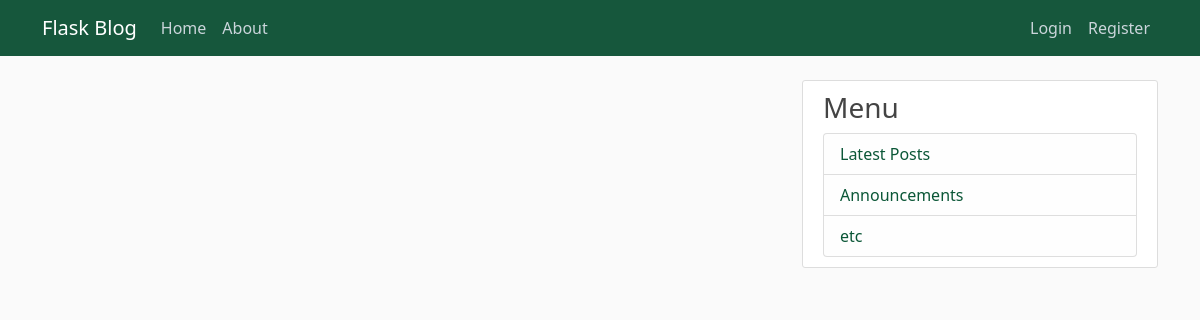
The app's page /home, older data.
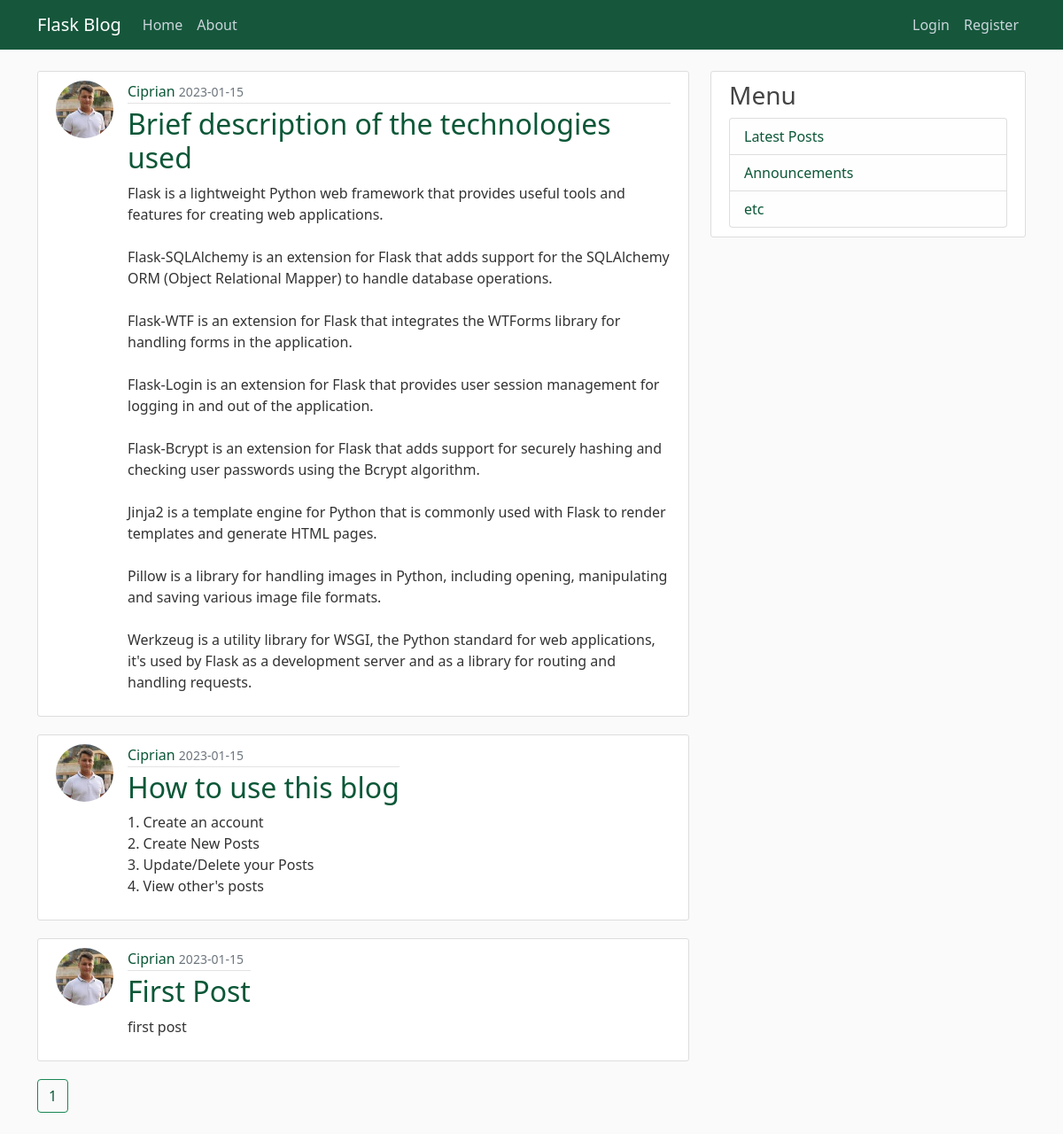
The same page, newer data.
### flaskblog/models.py (models this page shows, shortened)
class Post(db.Model):
    id = db.Column(db.Integer, primary_key=True)
    title = db.Column(db.String(100), nullable=False)
    date_posted = db.Column(db.DateTime, nullable=False, default=datetime.utcnow)
    content = db.Column(db.Text, nullable=False)
    user_id = db.Column(db.Integer, db.ForeignKey('user.id'), nullable=False)

class User(db.Model, UserMixin):
    id = db.Column(db.Integer, primary_key=True)
    username = db.Column(db.String(20), unique=True, nullable=False)
    email = db.Column(db.String(120), unique=True, nullable=False)
    image_file = db.Column(db.String(20), nullable=False, default='default.jpg')
    password = db.Column(db.String(60), nullable=False)
    posts = db.relationship('Post', backref='author', lazy=True)

### flaskblog/routes.py (the view)
@app.route('/')
@app.route('/home')
def home():
    page = request.args.get('page', default=1, type=int)
    posts = Post.query.order_by(Post.date_posted.desc()).paginate(per_page=4, page=page)
    return render_template('home.html', posts=posts)

### flaskblog/templates/home.html
{% extends "layout.html" %}
{% block content %}
{% for post in posts.items %}
<article class="media content-section d-flex justify-content-start">
    <img class="rounded-circle article-img" src="{{url_for('static',filename='profile_pics/'+post.author.image_file)}}">
    <div class="media-body">
        <div class="article-metadata">
            <a class="mr-2" href="{{url_for('user_posts',username=post.author.username)}}">{{ post.author.username }}</a>
            <small class="text-muted">{{ post.date_posted.strftime('%Y-%m-%d') }}</small>
        </div>
        <h2><a class="article-title" href="{{ url_for('post',post_id=post.id) }}">{{ post.title }}</a></h2>
        <p class="article-content">{{ post.content }}</p>
    </div>
</article>
{% endfor %}
{% for page_num in posts.iter_pages(left_edge=1, right_edge=1 , left_current=2, right_current=2) %}
    {% if page_num %}
        {% if posts.page == page_num %}
            <a class="btn btn-success mb-4" href="{{url_for('home',page=page_num)}}">{{page_num}}</a>
        {% else %}
            <a class="btn btn-outline-success mb-4" href="{{url_for('home',page=page_num)}}">{{page_num}}</a>
        {% endif %}
    {% else %}
        ...
    {% endif %}
{% endfor %}
{% endblock content %}

### flaskblog/templates/layout.html (shortened to what this page needs)
<!DOCTYPE html>
<html lang="en">
<head>
    <link href="https://cdn.jsdelivr.net/npm/bootstrap@5.0.2/dist/css/bootstrap.min.css" rel="stylesheet"
>
    <link rel="stylesheet" href="{{ url_for('static',filename='main.css')}}">
</head>
<body>
    <header class="site-header sticky-top">
        <nav class="navbar navbar-expand-md navbar-dark bg-steel fixed-top">
            <div class="container">
                <a class="navbar-brand mr-4" href="{{url_for('home')}}">Flask Blog</a>
                <div class="collapse navbar-collapse d-flex justify-content-between" id="navbarToggle">
                    <div class="navbar-nav">
                        <a class="nav-item nav-link" href="{{url_for('home')}}">Home</a>
                        <a class="nav-item nav-link" href="{{url_for('about')}}">About</a>
                    </div>
                    <div class="navbar-nav">
                        {% if current_user.is_authenticated %}
                        <a class="nav-item nav-link" href="{{url_for('new_post')}}">New Post</a>
                        <a class="nav-item nav-link" href="{{url_for('account')}}">Account</a>
                        <a class="nav-item nav-link" href="{{url_for('logout')}}">Logout</a>
                        {% else %}
                        <a class="nav-item nav-link" href="{{url_for('login')}}">Login</a>
                        <a class="nav-item nav-link" href="{{url_for('register')}}">Register</a>
                        {% endif %}
                    </div>
                </div>
            </div>
        </nav>
    </header>
    <main role="main" class="container">
        <div class="row">
            <div class="col-md-8">
                {% block content %}{% endblock %}
            </div>
            <div class="col-md-4">
                <div class="content-section">
                    <h3>Menu</h3>
                    <ul class="list-group text-muted">
                        <li class="list-group-item list-group-item-light"><a href="{{url_for('home')}}">Latest Posts</a></li>
                        <li class="list-group-item list-group-item-light"><a href="#">Announcements</a></li>
                        <li class="list-group-item list-group-item-light"><a href="#">etc</a></li>
                    </ul>
                </div>
            </div>
        </div>
    </main>
</body>
</html>

### flaskblog/static/main.css (style rules this page uses)
body { background: #fafafa; color: #333333; margin-top: 5rem; }
h1, h2, h3, h4, h5, h6 { color: #444444; }
.bg-steel { background-color: #16573c; }
.site-header .navbar-nav .nav-link { color: #cbd5db; }
.content-section { background: #ffffff; padding: 10px 20px; border: 1px solid #dddddd; border-radius: 3px; margin-bottom: 20px; }
.article-title { color: #444444; }
.article-content { white-space: pre-line; }
.article-img { height: 65px; width: 65px; margin-right: 16px; }
.article-metadata { padding-bottom: 1px; margin-bottom: 4px; border-bottom: 1px solid #e3e3e3 }
a:visited, a:link, a:active { color: #0b5737; background-color: transparent; text-decoration: none; }

Row changes from the older to the newer data that the page shows:
added Post: image_file (picture), author.username "Ciprian", date_posted "2023-01-15", title "Brief description of the technologies used", content "Flask is a lightweight Python web framework that provides useful tools and features for creating web applications. Flask-SQLAlchemy is an extension for Flask that adds support for the SQLAlchemy ORM (Object Relational Mapper) to handle database operations. Flask-WTF is an extension for Flask that integrates the WTForms library for handling forms in the application. Flask-Login is an extension for Flask that provides user session management for logging in and out of the application. Flask-Bcrypt is an extension for Flask that adds support for securely hashing and checking user passwords using the Bcrypt algorithm. Jinja2 is a template engine for Python that is commonly used with Flask to…"
added Post: image_file (picture), author.username "Ciprian", date_posted "2023-01-15", title "How to use this blog", content "1. Create an account 2. Create New Posts 3. Update/Delete your Posts 4. View other's posts"
added Post: image_file (picture), author.username "Ciprian", date_posted "2023-01-15", title "First Post", content "first post"
Text that changed along with them:
new list line: "1"
